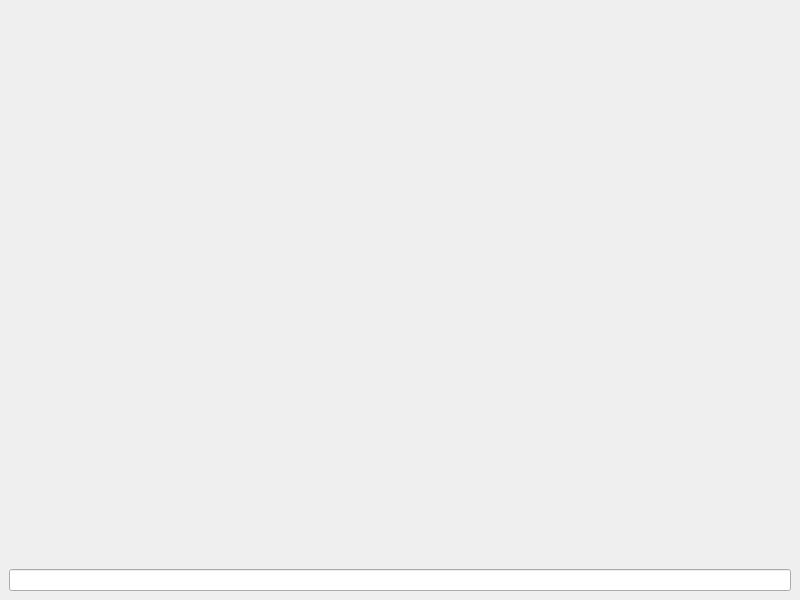
<?xml version="1.0" encoding="UTF-8"?>
<ui version="4.0">
 <class>MainWindow</class>
 <widget class="QMainWindow" name="MainWindow">
  <property name="geometry">
   <rect>
    <x>0</x>
    <y>0</y>
    <width>800</width>
    <height>600</height>
   </rect>
  </property>
  <property name="windowTitle">
   <string>MainWindow</string>
  </property>
  <widget class="QWidget" name="centralwidget">
   <layout class="QGridLayout" name="gridLayout">
    <item row="0" column="0">
     <widget class="QLabel" name="label">
      <property name="text">
       <string/>
      </property>
     </widget>
    </item>
    <item row="1" column="0">
     <widget class="QLineEdit" name="lineEdit"/>
    </item>
   </layout>
  </widget>
 </widget>
 <resources/>
 <connections/>
</ui>
